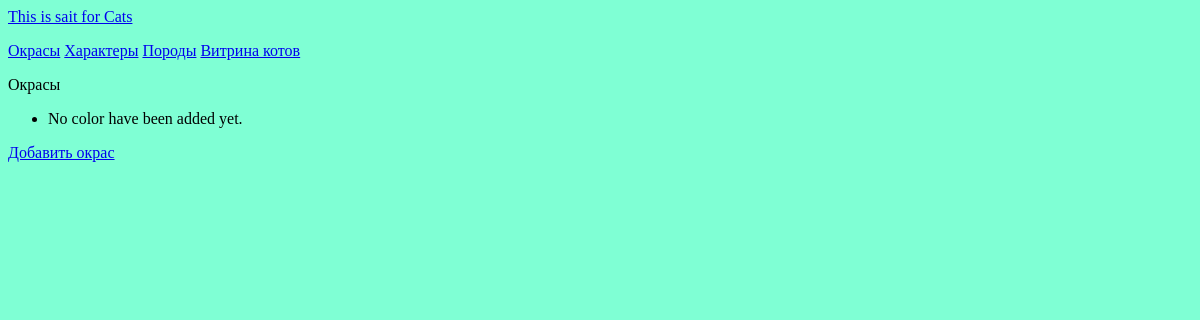
The page /Cats/color/ on the database as committed earlier.
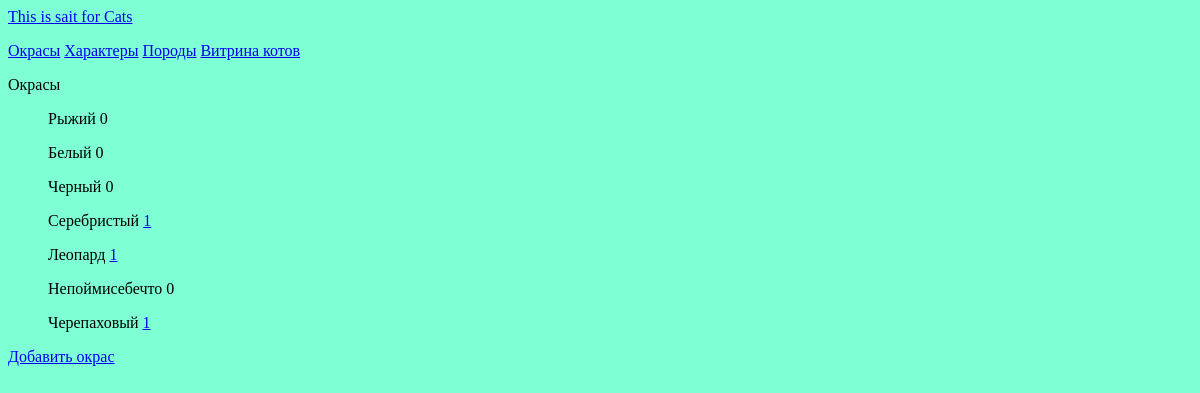
The same page on the database as committed later.
### Cats/models.py (models this page shows)
class Color(models.Model):
    color = models.CharField(max_length=20, unique=True)
    def __str__(self):
        return f"{self.color}"

### Cats/views.py (the view)
# urls.py: path("color/", views.allcolors, name="allcolors"),
def allcolors(request):
    temps = Color.objects.all()
    catsnumbers = []
    for color in temps:
        c = ColorPlus()
        c.color = color
        c.n = Price.objects.filter(color=color.id).count()
        catsnumbers.append(c)
    mapper = {"TEMP": catsnumbers}
    return render(request, "Cats/allcolors.html", mapper)

### Cats/templates/Cats/allcolors.html
{% extends "Cats/base.html" %}
{% block content %}
  <p>Окрасы</p>
  <ul>
    {% for temp in TEMP %}
    <p>{{ temp.color }}
      {% if temp.n > 0 %}
         <a href = "{% url "Cats:catsbycolor" temp.color.id %}">{{ temp.n }}</a>
      {% else %}
         {{ temp.n }}
      {% endif %}
     </p>
    {% empty %}
      <li>No color have been added yet.</li>
    {% endfor %}
  </ul>
  <p><a href="{% url "Cats:addColor" %}">Добавить окрас</a></p>
{% endblock content %}

### Cats/templates/Cats/base.html (shortened to what this page needs)
<p><a href="{% url 'Cats:index' %}">This is sait for Cats</a></p>
<p>
    <a href="{% url 'Cats:allcolors' %}">Окрасы</a>
    <a href="{% url 'Cats:alltemps' %}">Характеры</a>
    <a href="{% url 'Cats:allbreed' %}">Породы</a>
    <a href="{% url 'Cats:allcats' %}">Витрина котов</a>
</p>
{% block content %}{% endblock content %}

Rows that differ between the two databases and show on the page:
added Color: color "Рыжий"
added Color: color "Белый"
added Color: color "Черный"
added Color: color "Серебристый"
added Color: color "Леопард"
added Color: color "Непоймисебечто"
added Color: color "Черепаховый"
Other text that changed with them:
new list line: "0"
new list line: "1"
text no longer shown: "No color have been added yet."
